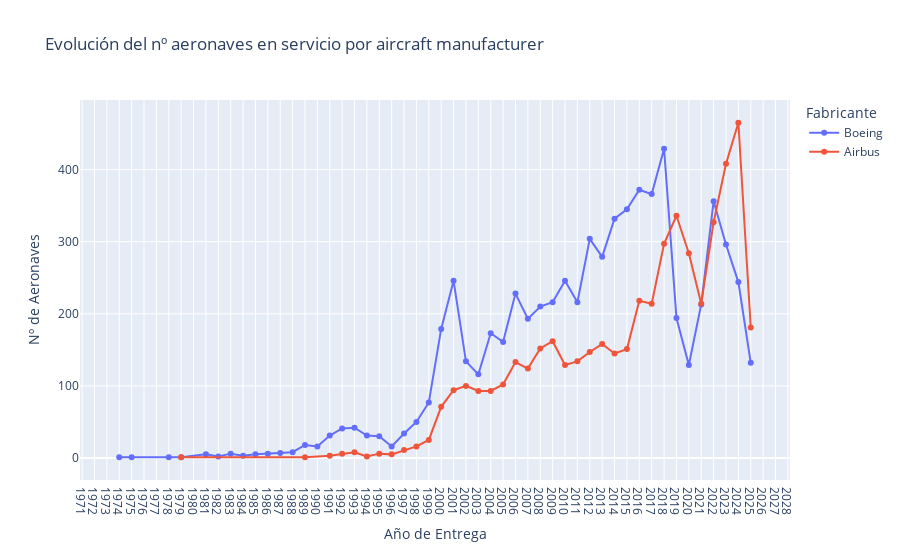

The notebook cell saved with this chart:
### Code cell
#1. Chart of Aircraft Manufacturer by Aircraft Delivery Year

# Agrupar datos por año y fabricante
evol_manufacturer = (
    df_aw_service.groupby(['Delivery Year', 'Aircraft Manufacturer'])
         .size()
         .reset_index(name='Number of Aircraft')
         .sort_values('Delivery Year')
)

# Crear el gráfico
fig = px.line(
    evol_manufacturer,
    x='Delivery Year',
    y='Number of Aircraft',
    color='Aircraft Manufacturer',
    markers=True,
    title='Evolución del nº aeronaves en servicio por aircraft manufacturer',
    labels={'Delivery Year': 'Año de Entrega', 'Number of Aircraft': 'Nº de Aeronaves'}
)

fig.update_layout(
    xaxis=dict(dtick=1),  # muestra todos los años si no hay demasiados
    legend_title_text='Fabricante'
)
fig.show()

### Figure 1 — Plotly figure (JSON) as saved in the notebook; plotly's stock layout.template omitted (floating-point values rounded to 4 significant figures)
{"data": [{"hovertemplate": "Aircraft Manufacturer=Boeing<br>Año de Entrega=%{x}<br>Nº de Aeronaves=%{y}<extra></extra>", "legendgroup": "Boeing", "line": {"color": "#636efa", "dash": "solid"}, "marker": {"symbol": "circle"}, "mode": "lines+markers", "name": "Boeing", "orientation": "v", "showlegend": true, "type": "scatter", "x": [1974, 1975, 1978, 1979, 1981, 1982, 1983, 1984, 1985, 1986, 1987, 1988, 1989, 1990, 1991, 1992, 1993, 1994, 1995, 1996, 1997, 1998, 1999, 2000, 2001, 2002, 2003, 2004, 2005, 2006, 2007, 2008, 2009, 2010, 2011, 2012, 2013, 2014, 2015, 2016, 2017, 2018, 2019, 2020, 2021, 2022, 2023, 2024, 2025], "xaxis": "x", "y": [1, 1, 1, 1, 5, 2, 6, 3, 5, 6, 7, 8, 18, 16, 31, 41, 42, 31, 30, 16, 34, 50, 77, 179, 246, 134, 116, 173, 161, 228, 193, 210, 216, 246, 216, 304, 279, 332, 345, 372, 366, 429, 194, 129, 213, 356, 296, 244, 132], "yaxis": "y"}, {"hovertemplate": "Aircraft Manufacturer=Airbus<br>Año de Entrega=%{x}<br>Nº de Aeronaves=%{y}<extra></extra>", "legendgroup": "Airbus", "line": {"color": "#EF553B", "dash": "solid"}, "marker": {"symbol": "circle"}, "mode": "lines+markers", "name": "Airbus", "orientation": "v", "showlegend": true, "type": "scatter", "x": [1979, 1989, 1991, 1992, 1993, 1994, 1995, 1996, 1997, 1998, 1999, 2000, 2001, 2002, 2003, 2004, 2005, 2006, 2007, 2008, 2009, 2010, 2011, 2012, 2013, 2014, 2015, 2016, 2017, 2018, 2019, 2020, 2021, 2022, 2023, 2024, 2025], "xaxis": "x", "y": [1, 1, 3, 6, 8, 2, 6, 5, 11, 16, 25, 71, 94, 100, 93, 93, 102, 133, 124, 152, 162, 129, 134, 147, 158, 145, 151, 218, 214, 297, 336, 284, 214, 327, 408, 465, 181], "yaxis": "y"}], "layout": {"legend": {"title": {"text": "Fabricante"}, "tracegroupgap": 0}, "title": {"text": "Evolución del nº aeronaves en servicio por aircraft manufacturer"}, "xaxis": {"anchor": "y", "domain": [0, 1], "dtick": 1, "title": {"text": "Año de Entrega"}}, "yaxis": {"anchor": "x", "domain": [0, 1], "title": {"text": "Nº de Aeronaves"}}}}
